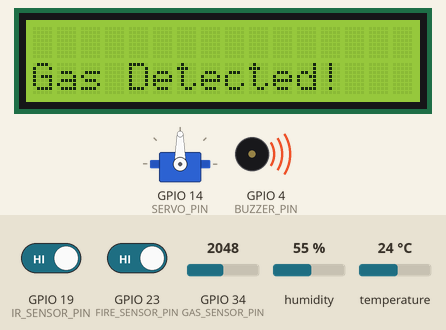
The sketch below on a simulated ESP32. Parts: servo, 16×2 character LCD, buzzer (waves = sounding, pin HIGH). Inputs (shaded band) come from the test bench; at power-on: GPIO 23 (FIRE_SENSOR_PIN) HIGH, humidity 55 %, temperature 24 °C, GPIO 19 (IR_SENSOR_PIN) HIGH, GPIO 34 (GAS_SENSOR_PIN) = 2048. The modem accepts every AT command (registered, SIM ready, sends succeed) and sends nothing else; what the sketch prints to the serial monitor is not drawn.

Above: at 2.99 s.
3.3 s: GPIO 23 (FIRE_SENSOR_PIN) driven LOW
At 10.1 s:
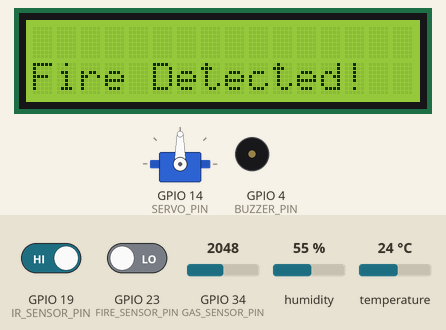
10.2 s: humidity set to 22 %
At 20.39 s:
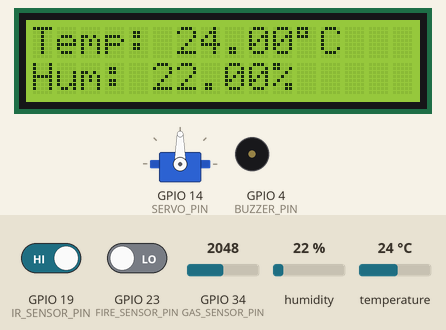
21.8 s: temperature set to 12 °C
At 32.57 s:
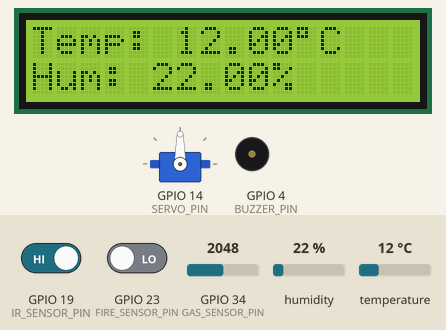
34.0 s: humidity set to 40 %
At 44.76 s:
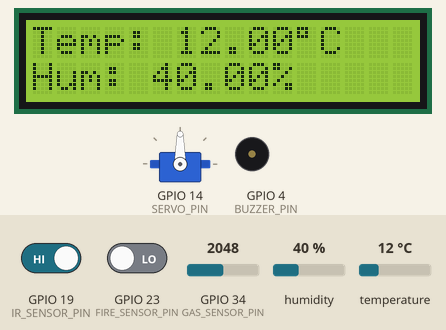
46.2 s: temperature set to 19 °C
At 56.94 s:
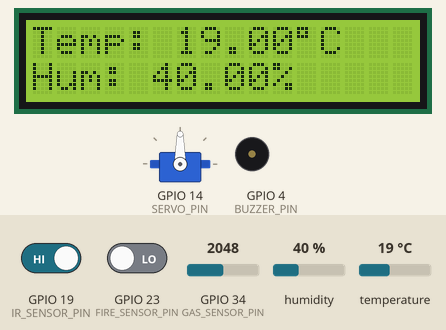
Timing chart, 0 to 66.2 s (numbered marks = the images above; inputs shaded):
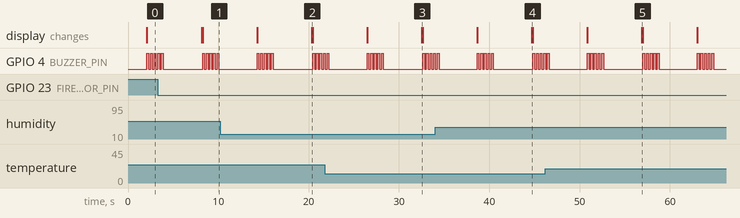

Measured:
- after the input at 3.3 s, the display: first differs from a run without the input after 5.0 s (image 1)
- by itself, GPIO 4 (BUZZER_PIN): repeats every 6.0 s: HIGH 0.20 s, LOW 4.2 s, 4 × (HIGH 0.20 s, LOW 0.20 s)

The sketch:

military_base.ino
```cpp
#include <Wire.h>
#include <LiquidCrystal_I2C.h>
#include <ESP32_Servo.h>
#include <DHT.h>

// Pin definitions
#define FIRE_SENSOR_PIN 23
#define GAS_SENSOR_PIN 34
#define DHT_PIN 5
#define DHT_TYPE DHT11
#define SERVO_PIN 14
#define ULTRASONIC_TRIG_PIN 26
#define ULTRASONIC_ECHO_PIN 27
#define IR_SENSOR_PIN 19
#define GSM_RX_PIN 33
#define GSM_TX_PIN 25
#define BUZZER_PIN 4

// Components initialization
DHT dht(DHT_PIN, DHT_TYPE);
Servo servo;
LiquidCrystal_I2C lcd(0x27, 16, 2);

// Variables
long duration;
float distance;
int fireSensorValue;
int gasSensorValue;
int irSensorState;

// Add a global string variable for the phone number
String phoneNumber = "01711424928";  // Replace with the recipient's phone number


void setup() {
  // Begin serial communication
  Serial.begin(9600);

  // GSM communication
  Serial2.begin(9600, SERIAL_8N1, GSM_RX_PIN, GSM_TX_PIN);
  Serial2.println("AT");  // Test GSM module

  // Initialize sensors and peripherals
  pinMode(FIRE_SENSOR_PIN, INPUT);
  pinMode(GAS_SENSOR_PIN, INPUT);
  pinMode(IR_SENSOR_PIN, INPUT);
  pinMode(ULTRASONIC_TRIG_PIN, OUTPUT);
  pinMode(ULTRASONIC_ECHO_PIN, INPUT);
  pinMode(BUZZER_PIN, OUTPUT);

  dht.begin();
  servo.attach(SERVO_PIN);
  lcd.begin();
  lcd.backlight();

  // Display startup message
  lcd.setCursor(0, 0);
  lcd.print("System Starting");
  Serial.println("System Starting...");
  delay(2000);
  lcd.clear();
}

void loop() {
  // Read fire sensor
  fireSensorValue = digitalRead(FIRE_SENSOR_PIN);
  Serial.print("Fire Sensor Value: ");
  Serial.println(fireSensorValue);

  // Read gas sensor
  gasSensorValue = analogRead(GAS_SENSOR_PIN);
  Serial.print("Gas Sensor Value: ");
  Serial.println(gasSensorValue);

  // Check for fire
  if (fireSensorValue == LOW) {
    lcd.clear();
    lcd.setCursor(0, 1);
    Serial.println("Fire Detected!");
    lcd.print("Fire Detected!");

    beepBuzzer(5);  // Beep the buzzer 5 times

    sendSMS("Fire Detected!");

    lcd.clear();
  }

  // gas detection
  if (gasSensorValue > 2000) {
    lcd.clear();
    lcd.setCursor(0, 1);
    Serial.println("Gas Detected!");
    lcd.print("Gas Detected!");

    beepBuzzer(5);  // Beep the buzzer 5 times
    sendSMS("Gas Detected");

    lcd.clear();
  }

  // Read DHT11 sensor
  float temperature = dht.readTemperature();
  float humidity = dht.readHumidity();
  if (!isnan(temperature) && !isnan(humidity)) {
    Serial.print("Temperature: ");
    Serial.print(temperature);
    Serial.println(" C");
    Serial.print("Humidity: ");
    Serial.print(humidity);
    Serial.println(" %");

    lcd.setCursor(0, 0);
    lcd.print("Temp: ");
    lcd.print(temperature);
    lcd.print(char(223));
    lcd.print("C");

    lcd.setCursor(0, 1);
    lcd.print("Hum: ");
    lcd.print(humidity);
    lcd.print("%");
  } else {
    Serial.println("DHT11 Error");
    lcd.setCursor(0, 0);
    lcd.print("DHT Error");
  }


  // IR sensor
  irSensorState = digitalRead(IR_SENSOR_PIN);
  Serial.print("IR Sensor State: ");
  Serial.println(irSensorState);

  // lcd.setCursor(0, 1);
  // if (irSensorState == HIGH) {
  //   lcd.clear();
  //   Serial.println("IR Detected Object!");
  //   lcd.print("IR: DETECT");
  // } else {
  //   // Serial.println("No Object Detected by IR.");
  //   // lcd.print("IR: NONE");
  // }


  delay(100);  // Main loop delay
}

void beepBuzzer(int times) {
  for (int i = 0; i < times; i++) {
    digitalWrite(BUZZER_PIN, HIGH);  // Turn on the buzzer
    delay(200);                      // Beep duration
    digitalWrite(BUZZER_PIN, LOW);   // Turn off the buzzer
    delay(200);                      // Delay between beeps
  }
}

void sendSMS(String message) {
  Serial2.println("AT+CMGF=1");  // Set SMS mode to text
  delay(1000);
  Serial2.print("AT+CMGS=\"");
  Serial2.print(phoneNumber);  // Use the phone number variable
  Serial2.println("\"");
  delay(1000);
  Serial2.print(message);  // Send the message
  delay(1000);
  Serial2.write(26);  // Send Ctrl+Z to indicate the end of the message
  delay(1000);
}
```
